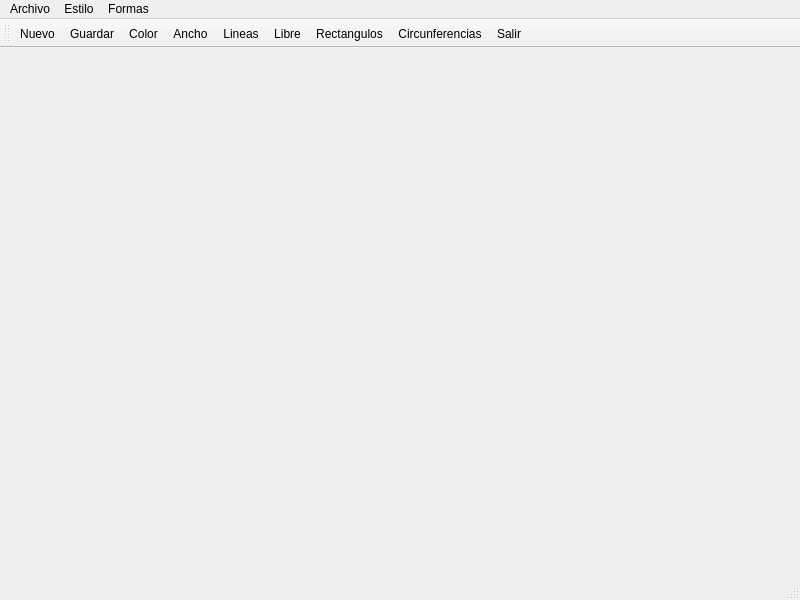
<?xml version="1.0" encoding="UTF-8"?>
<ui version="4.0">
 <class>Principal</class>
 <widget class="QMainWindow" name="Principal">
  <property name="geometry">
   <rect>
    <x>0</x>
    <y>0</y>
    <width>800</width>
    <height>600</height>
   </rect>
  </property>
  <property name="windowTitle">
   <string>Principal</string>
  </property>
  <property name="windowIcon">
   <iconset resource="Recursos.qrc">
    <normaloff>:/Recursos/pintar.png</normaloff>:/Recursos/pintar.png</iconset>
  </property>
  <widget class="QWidget" name="centralwidget"/>
  <widget class="QMenuBar" name="menubar">
   <property name="geometry">
    <rect>
     <x>0</x>
     <y>0</y>
     <width>800</width>
     <height>21</height>
    </rect>
   </property>
   <widget class="QMenu" name="menuArchivo">
    <property name="title">
     <string>Archivo</string>
    </property>
    <addaction name="actionNuevo"/>
    <addaction name="actionGuardar"/>
    <addaction name="actionSalir"/>
   </widget>
   <widget class="QMenu" name="menuestilo">
    <property name="title">
     <string>Estilo</string>
    </property>
    <addaction name="actionColor"/>
    <addaction name="actionAncho"/>
   </widget>
   <widget class="QMenu" name="menuFormas">
    <property name="title">
     <string>Formas</string>
    </property>
    <addaction name="actionLineas"/>
    <addaction name="actionLibre"/>
    <addaction name="actionRectangulos"/>
    <addaction name="actionCircunferencias"/>
   </widget>
   <addaction name="menuArchivo"/>
   <addaction name="menuestilo"/>
   <addaction name="menuFormas"/>
  </widget>
  <widget class="QStatusBar" name="statusbar"/>
  <widget class="QToolBar" name="toolBar">
   <property name="windowTitle">
    <string>toolBar</string>
   </property>
   <attribute name="toolBarArea">
    <enum>TopToolBarArea</enum>
   </attribute>
   <attribute name="toolBarBreak">
    <bool>false</bool>
   </attribute>
   <addaction name="actionNuevo"/>
   <addaction name="actionGuardar"/>
   <addaction name="actionColor"/>
   <addaction name="actionAncho"/>
   <addaction name="actionLineas"/>
   <addaction name="actionLibre"/>
   <addaction name="actionRectangulos"/>
   <addaction name="actionCircunferencias"/>
   <addaction name="actionSalir"/>
  </widget>
  <action name="actionColor">
   <property name="icon">
    <iconset resource="Recursos.qrc">
     <normaloff>:/Recursos/paleta-de-color.png</normaloff>:/Recursos/paleta-de-color.png</iconset>
   </property>
   <property name="text">
    <string>Color</string>
   </property>
   <property name="shortcut">
    <string>Ctrl+Shift+C</string>
   </property>
  </action>
  <action name="actionAncho">
   <property name="icon">
    <iconset resource="Recursos.qrc">
     <normaloff>:/Recursos/anchura.png</normaloff>:/Recursos/anchura.png</iconset>
   </property>
   <property name="text">
    <string>Ancho</string>
   </property>
   <property name="shortcut">
    <string>Ctrl+Shift+A</string>
   </property>
  </action>
  <action name="actionNuevo">
   <property name="icon">
    <iconset resource="Recursos.qrc">
     <normaloff>:/Recursos/anadir (1).png</normaloff>:/Recursos/anadir (1).png</iconset>
   </property>
   <property name="text">
    <string>Nuevo</string>
   </property>
   <property name="shortcut">
    <string>Ctrl+N</string>
   </property>
  </action>
  <action name="actionGuardar">
   <property name="icon">
    <iconset resource="Recursos.qrc">
     <normaloff>:/Recursos/guardar-el-archivo.png</normaloff>:/Recursos/guardar-el-archivo.png</iconset>
   </property>
   <property name="text">
    <string>Guardar</string>
   </property>
   <property name="shortcut">
    <string>Ctrl+S</string>
   </property>
  </action>
  <action name="actionSalir">
   <property name="icon">
    <iconset resource="Recursos.qrc">
     <normaloff>:/Recursos/Back 2.ico</normaloff>:/Recursos/Back 2.ico</iconset>
   </property>
   <property name="text">
    <string>Salir</string>
   </property>
   <property name="shortcut">
    <string>Esc</string>
   </property>
  </action>
  <action name="actionLineas">
   <property name="icon">
    <iconset resource="Recursos.qrc">
     <normaloff>:/Recursos/lapiz.png</normaloff>:/Recursos/lapiz.png</iconset>
   </property>
   <property name="text">
    <string>Lineas</string>
   </property>
   <property name="shortcut">
    <string>Ctrl+Shift+L</string>
   </property>
  </action>
  <action name="actionLibre">
   <property name="icon">
    <iconset resource="Recursos.qrc">
     <normaloff>:/Recursos/dibujar.png</normaloff>:/Recursos/dibujar.png</iconset>
   </property>
   <property name="text">
    <string>Libre</string>
   </property>
   <property name="shortcut">
    <string>Ctrl+Shift+F</string>
   </property>
  </action>
  <action name="actionRectangulos">
   <property name="icon">
    <iconset resource="Recursos.qrc">
     <normaloff>:/Recursos/formar.png</normaloff>:/Recursos/formar.png</iconset>
   </property>
   <property name="text">
    <string>Rectangulos</string>
   </property>
   <property name="shortcut">
    <string>Ctrl+Shift+R</string>
   </property>
  </action>
  <action name="actionCircunferencias">
   <property name="icon">
    <iconset resource="Recursos.qrc">
     <normaloff>:/Recursos/dibujar (1).png</normaloff>:/Recursos/dibujar (1).png</iconset>
   </property>
   <property name="text">
    <string>Circunferencias</string>
   </property>
   <property name="shortcut">
    <string>Ctrl+Shift+O</string>
   </property>
  </action>
 </widget>
 <resources>
  <include location="Recursos.qrc"/>
 </resources>
 <connections/>
</ui>
